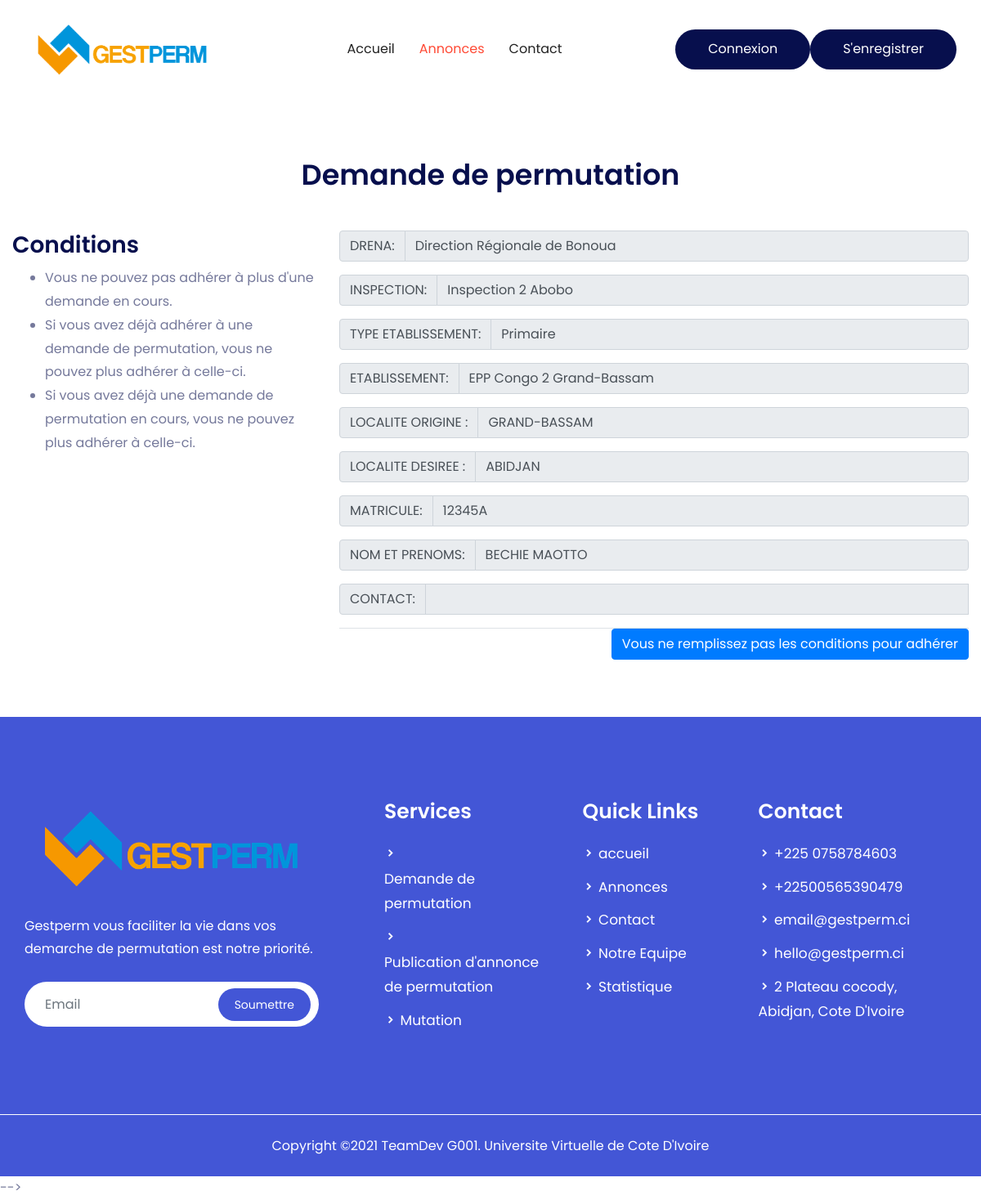
/annonce_details.php?annonce=17, run on the app's committed database.
### tables this page shows
CREATE TABLE IF NOT EXISTS `directionregionale` (
  `IdDirectionRegionale` int(11) NOT NULL AUTO_INCREMENT,
  `NomDirectionRegionale` varchar(255) NOT NULL,
  `TelDirectionRegionale` varchar(255) NOT NULL,
  `EmailDirectionRegionale` varchar(255) NOT NULL,
  `CommuneDirectionRegionale` varchar(255) NOT NULL,
  PRIMARY KEY (`IdDirectionRegionale`)
);

CREATE TABLE IF NOT EXISTS `inspection` (
  `IdInspection` int(11) NOT NULL AUTO_INCREMENT,
  `NomInspection` varchar(255) NOT NULL,
  `TelInspection` varchar(255) NOT NULL,
  `CommuneInspection` varchar(255) NOT NULL,
  `IdDirectionRegionale` int(11) NOT NULL,
  PRIMARY KEY (`IdInspection`)
);

CREATE TABLE IF NOT EXISTS `ecole` (
  `IdEcole` int(11) NOT NULL AUTO_INCREMENT,
  `NomEcole` varchar(255) NOT NULL DEFAULT '',
  `TypeEcole` varchar(160) NOT NULL DEFAULT 'Primaire',
  `TelEcole` varchar(255) NOT NULL DEFAULT '',
  `EmailEcole` varchar(255) NOT NULL DEFAULT '',
  `LocaliteEcole` bigint(20) NOT NULL DEFAULT '1',
  `IdInspection` int(11) NOT NULL DEFAULT '1',
  PRIMARY KEY (`IdEcole`)
);

CREATE TABLE IF NOT EXISTS `localite` (
  `CodeZone` bigint(19) NOT NULL AUTO_INCREMENT,
  `LibelleZone` varchar(200) NOT NULL,
  `CodeZoneMere` bigint(19) NOT NULL,
  `NiveauStr` smallint(6) NOT NULL,
  PRIMARY KEY (`CodeZone`)
);

CREATE TABLE IF NOT EXISTS `agent` (
  `IdAgent` int(11) NOT NULL AUTO_INCREMENT,
  `MatriculeAgent` varchar(255) NOT NULL,
  `NomAgent` varchar(255) NOT NULL,
  `PrenomsAgent` varchar(255) NOT NULL,
  `CiviliteAgent` varchar(25) NOT NULL,
  `NomJeuneFilleAgent` varchar(255) NOT NULL DEFAULT '',
  `SexeAgent` varchar(25) NOT NULL,
  `DateNaissanceAgent` date NOT NULL,
  `TelAgent` varchar(25) NOT NULL DEFAULT '',
  `EmailAgent` varchar(255) NOT NULL DEFAULT '',
  `DatePriseServiceAgent` date DEFAULT NULL,
  `SituationMatrimonialeAgent` varchar(255) NOT NULL,
  `DateCreationAgent` date NOT NULL,
  `PasswordAgent` varchar(255) NOT NULL,
  `IdEmploi` int(11) NOT NULL DEFAULT '-1',
  `IdFonction` int(11) NOT NULL DEFAULT '-1',
  `TypeAgent` int(11) NOT NULL DEFAULT '1',
  `IdEcole` int(11) NOT NULL DEFAULT '1',
  `photoAgent` text,
  `signatureAgent` text,
  PRIMARY KEY (`IdAgent`)
);

### class/database.php (called while the page is built, shortened)
<?php
class Database
{
    private static $dbHost = "localhost";
    private static $dbName = "pct_db";
    private static $dbUsername = "root";
    private static $dbUserpassword = "";
    private static $connection = null;
    private static function connect()
    {
        if(self::$connection == null)
        {
            try
            {
              self::$connection = new PDO("mysql:host=" . self::$dbHost . ";dbname=" . self::$dbName , self::$dbUsername, self::$dbUserpassword, array(PDO::MYSQL_ATTR_INIT_COMMAND => 'SET NAMES UTF8' , PDO::ATTR_ERRMODE=>PDO::ERRMODE_WARNING));
            }
            catch(PDOException $e)
            {
                die($e->getMessage());
            }
        }
        return self::$connection;
    }
    private static function disconnect()
    {
        self::$connection = null;
    }
    public static function SelectQuery($query="")
    {
        if ($query<>"")
        {
            $req=self::$connection->prepare($query);
            try
            {
              $req->execute();
            }
            catch(Exception $e)
            {
                var_dump($query);
                die($e->getMessage());
            }
            return $req->fetchAll(PDO::FETCH_OBJ);
        }
        else return "";
    }
}
?>

### annonce_details.php (the view, shortened to what this page needs)
<?php
	$get_annonce = htmlspecialchars(htmlentities($_GET["annonce"]));
	$annonce=DataBase::SelectQuery("SELECT * FROM annonce WHERE IdAnnonce='$get_annonce'");
?>
<!doctype html>
<html lang="fr">
    <head>
        <?php require("inc/links.php");?>
    </head>
    <body>
    <?php require("inc/header.php");?>
        <section class="portfolio-area pt-70 pb-70">
            <div class="container">
                <div class="scetion-title text-center" >
                    <h2>Demande de permutation</h2>
                </div>
                <div class="row pt-45">
				<div class="row">
                <div class="col-lg-4">
					<section class="widget widget_categories">
						<h3 class="widget-title">Conditions</h3>
						<div class="post-wrap">
							<ul>
								<li>
									Vous ne pouvez pas adhérer à plus d'une demande en cours.
								</li>
								<li>
									Si vous avez déjà adhérer à une demande de permutation, vous ne pouvez plus adhérer à celle-ci.
								</li>
								<li>
									Si vous avez déjà une demande de permutation en cours, vous ne pouvez plus adhérer à celle-ci.
								</li>
							</ul>
							</div>
					</section>
                </div>
                <div class="col-lg-8">
                    <form action="admin/scripts/adhererPermutation.php" method="POST" enctype="multipart/form-data" >
						<div class="form-group">
                            <div class="input-group">
                                <div class="input-group-prepend">
                                    <span class="input-group-text">
                                        DRENA:
                                    </span>
                                </div>
								<?php
                                    $agent=DataBase::SelectQuery("SELECT * FROM agent WHERE IdAgent='".$annonce[0]->IdAgent."'");
									$ecole=DataBase::SelectQuery("SELECT * FROM ecole WHERE IdEcole='".$agent[0]->IdEcole."'");
                                    $inspection=DataBase::SelectQuery("SELECT * FROM inspection WHERE IdInspection='".$ecole[0]->IdInspection."'");
                                    $dren=DataBase::SelectQuery("SELECT * FROM directionregionale WHERE IdDirectionRegionale='".$inspection[0]->IdDirectionRegionale."'");
                                    echo '<input type="text" class="form-control" id="IdAgent" name="IdAgent" disabled="disabled" value="'.$dren[0]->NomDirectionRegionale.'">';
                                ?>
                            </div>
                        </div>
						<div class="form-group">
                            <div class="input-group">
                                <div class="input-group-prepend">
                                    <span class="input-group-text">
                                        INSPECTION:
                                    </span>
                                </div>
								<?php
                                	$agent=DataBase::SelectQuery("SELECT * FROM agent WHERE IdAgent='".$annonce[0]->IdAgent."'");
                                    $ecole=DataBase::SelectQuery("SELECT * FROM ecole WHERE IdEcole='".$agent[0]->IdEcole."'");
                                    $inspection=DataBase::SelectQuery("SELECT * FROM inspection WHERE IdInspection='".$ecole[0]->IdInspection."'");
                                    echo '<input type="text" class="form-control" disabled="disabled" value="'.$inspection[0]->NomInspection.'">';
                                ?>
                            </div>
                        </div>
						<div class="form-group">
                            <div class="input-group">
                                <div class="input-group-prepend">
                                    <span class="input-group-text">
                                        TYPE ETABLISSEMENT:
                                    </span>
                                </div>
								<?php
									$agent=DataBase::SelectQuery("SELECT * FROM agent WHERE IdAgent='".$annonce[0]->IdAgent."'");
									$ecole=DataBase::SelectQuery("SELECT * FROM ecole WHERE IdEcole='".$agent[0]->IdEcole."'");
									echo '<input type="text" class="form-control" disabled="disabled" value="'.$ecole[0]->TypeEcole.'">';
								?>
                            </div>
                        </div>
						<div class="form-group">
                            <div class="input-group">
                                <div class="input-group-prepend">
                                    <span class="input-group-text">
                                        ETABLISSEMENT:
                                    </span>
                                </div>
								<?php
									$agent=DataBase::SelectQuery("SELECT * FROM agent WHERE IdAgent='".$annonce[0]->IdAgent."'");
									$ecole=DataBase::SelectQuery("SELECT * FROM ecole WHERE IdEcole='".$agent[0]->IdEcole."'");
									echo '<input type="text" class="form-control" disabled="disabled" value="'.$ecole[0]->NomEcole.'">';
								?>
                            </div>
                        </div>
						<div class="form-group">
                            <div class="input-group">
                                <div class="input-group-prepend">
                                    <span class="input-group-text">
                                        LOCALITE ORIGINE :
                                    </span>
                                </div>
								<?php
									$localite=DataBase::SelectQuery("SELECT * FROM localite WHERE CodeZone='".$annonce[0]->LocaliteOrigineAnnonce."'");
									echo '<input type="text" class="form-control" disabled="disabled" value="'.$localite[0]->LibelleZone.'">';
								?>
							</div>
                        </div>
						<div class="form-group">
                            <div class="input-group">
                                <div class="input-group-prepend">
                                    <span class="input-group-text">
                                        LOCALITE DESIREE :
                                    </span>
                                </div>
                                <?php
									$localite=DataBase::SelectQuery("SELECT * FROM localite WHERE CodeZone='".$annonce[0]->LocaliteDesireeAnnonce."'");
									echo '<input type="text" class="form-control" disabled="disabled" value="'.$localite[0]->LibelleZone.'">';
								?>
                            </div>
                        </div>
                        <div class="form-group">
                            <div class="input-group">
                                <div class="input-group-prepend">
                                    <span class="input-group-text">
                                        MATRICULE:
                                    </span>
                                </div>
                                <input type="text" class="form-control" disabled="disabled" value="<?=$agent[0]->MatriculeAgent?>">
                            </div>
                        </div>
						<div class="form-group">
                            <div class="input-group">
                                <div class="input-group-prepend">
                                    <span class="input-group-text">
                                        NOM ET PRENOMS:
                                    </span>
                                </div>
                                <input type="text" class="form-control" disabled="disabled" value="<?=$agent[0]->NomAgent?> <?=$agent[0]->PrenomsAgent?>">
                            </div>
                        </div>
						<div class="form-group">
                            <div class="input-group">
                                <div class="input-group-prepend">
                                    <span class="input-group-text">
                                        CONTACT:
                                    </span>
                                </div>
                                <input type="text" class="form-control" disabled="disabled" value="<?=$agent[0]->TelAgent?>">
                            </div>
                        </div>
                        <?php
                        $idPostulant = $_SESSION['auth']["user"]->IdAgent;
                        $postulant=DataBase::SelectQuery("SELECT * FROM agent WHERE IdAgent='".$idPostulant."'");
                        $ecolePostulant=DataBase::SelectQuery("SELECT * FROM ecole WHERE IdEcole='".$postulant[0]->IdEcole."'");
                        $localiteEcolePostulant=DataBase::SelectQuery("SELECT * FROM localite WHERE CodeZone='".$ecolePostulant[0]->LocaliteEcole."'");
                        if ($idPostulant!=$annonce[0]->IdAgent && $localiteEcolePostulant[0]->CodeZone == $annonce[0]->LocaliteDesireeAnnonce){
                            ?>
                        <div class="block-content block-content-full text-right border-top">
                            <button type="submit" id="ConfirmPermutant" class="btn btn-primary" id="btnSubmit">Adhérer</button>
                        </div>
                        <?php
                        }else{
                        ?>
                        <div class="block-content block-content-full text-right border-top">
                            <button type="button"  class="btn btn-primary" id="btnSubmit">Vous ne remplissez pas les conditions pour adhérer</button>
                        </div>
                        <?php }  ?>
                    </form>
                </div>
            </div>
                </div>
            </div>
        </section>
        <?php require "inc/footer.php"?>
    </body>
</html>

### assets/css/responsive.css (style rules this page uses)
@media only screen and (min-width: 1200px) { .container { max-width: 1170px !important; } }

### data on the page
directionregionale: IdAgent "Direction Régionale de Bonoua"
inspection: NomInspection "Inspection 2 Abobo"
ecole: TypeEcole "Primaire", NomEcole "EPP Congo 2 Grand-Bassam"
localite: LibelleZone "GRAND-BASSAM"
localite: LibelleZone "ABIDJAN"
agent: MatriculeAgent "12345A", NomAgent+PrenomsAgent "BECHIE MAOTTO"
